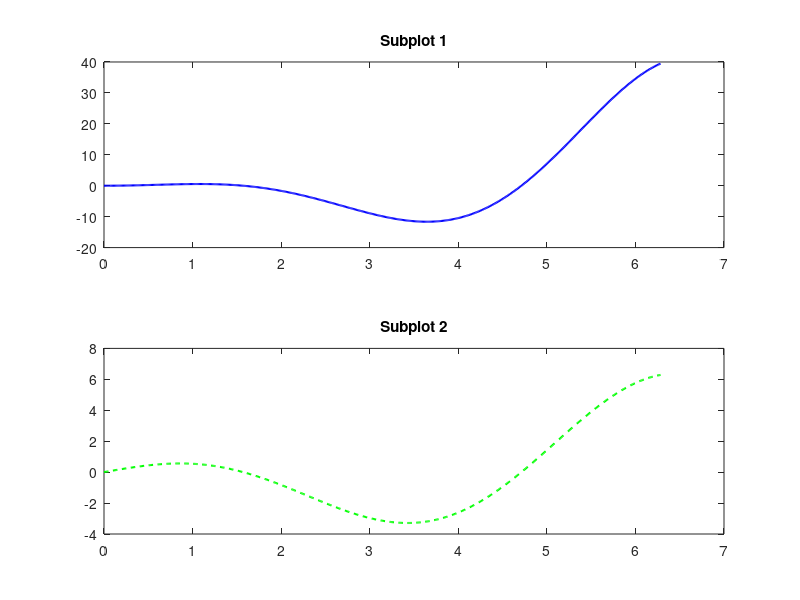

Here is the MATLAB script that generated this plot:
% subplot (row,col,position on this plot)
clc
clear 
close all

x = linspace(0, 2*pi, 500);
y = x.^2 .* cos(x);
g = x .* cos(x);

figure
subplot(2,1,1);
plot(x, y, 'b-', 'LineWidth', 1.5); 
title('Subplot 1')

subplot(2,1,2);
plot(x, g, 'g--', 'LineWidth', 1.5);
title('Subplot 2')

